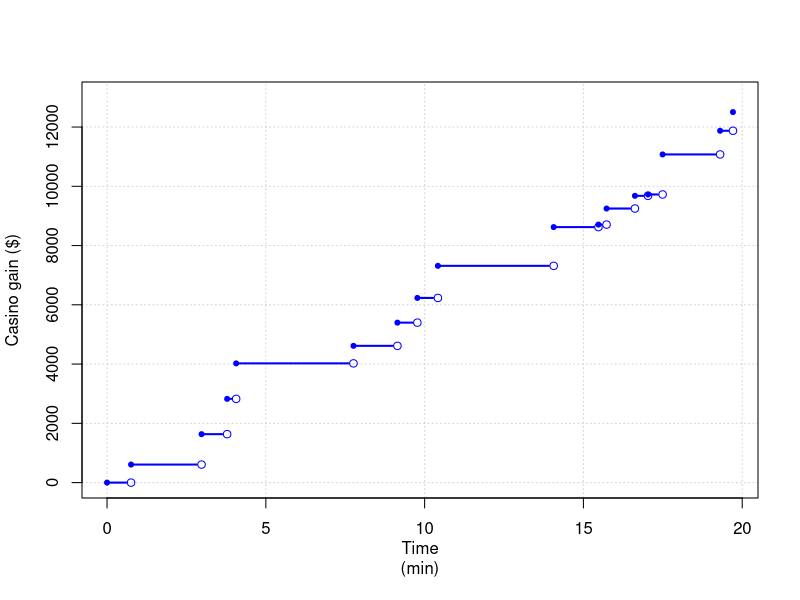

Reproduce this figure in R.
# Ejercicio 5.2 

# Especificamos parametros
t<- 20
lambda<- 0.75

# Especificamos el seed
set.seed(41130)

# Generamos el número de llegadas
narrivals<- rpois(1,lambda*t)

# Definimos los vectores
gain<- c()
time<- c()
u<- c()

# Ajuste de los valores iniciales
gain[1]<- 0
u[1]<- 0

# Generación de uniformes y ganancia estandar
for(i in 2:(narrivals+1)) {
  u[i]<- runif(1)
  gain[i]<- gain[i-1] + runif(1,0, 1500)
}

# Cálculo de los tiempos de los eventos 
time<- t*sort(u)

# Trazamos la trayectoria
plot(time, gain, type="n", ylim=c(0,13000), xlab="Time
(min)", ylab="Casino gain ($)", panel.first = grid())
segments(time[-length(time)], gain[-length(time)],
         time[-1]-0.15, gain[-length(time)], lwd=2, col="blue")
points(time, gain, pch=20, col="blue")
points(time[-1], gain[-length(time)], pch=1, col="blue")
